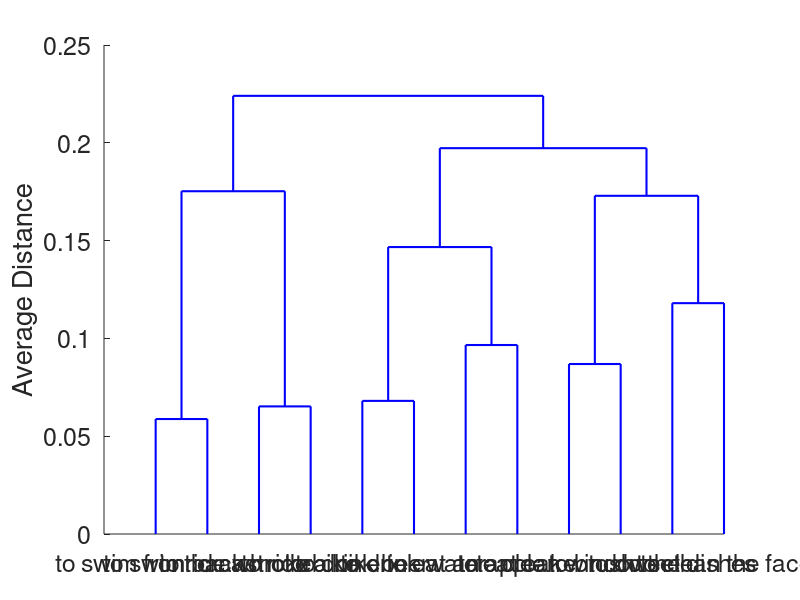

Source code (MATLAB): (Note: this script raises an error after producing the figure.)
%% Figure2. 
% plot RDM of human-rating model; 
% plot MDS of human-rating model; 
% Plot histgram of human-rating model
clc;clear;
%% load data; get dsm.mat
load('humanRating_mds.mat');
% label
nameVec={'to ride a motorbike';'to ride a bike';'to swim front crawl';...
    'to swim backstroke';'to drink beer';'to drink water';'to eat an apple';...
    'to eat cake';'to clean windows';'to brush teeth';'to do the dishes';'to clean the face'};

%% plot histgram
%% Hierarchical cluster analysis
figure
tree = linkage(dsm,'average');
H=dendrogram(tree,0,'ColorThreshold',0.176);
hylab =  ylabel('Average Distance');

for i = 1 : length(H)
    set(H(i), 'linewidth', 1.5);
end

orderOfactions = str2num(get(gca, 'xticklabel'));
set(gcf,'color','w');
fontSize=18;
set(gca, 'xticklabel', nameVec(orderOfactions),'Fontsize',fontSize);
rotateXLabels(gca, 45);
hleg=legend([H(1), H(3), H(6)],'locomotion','ingestion','cleaning','Fontsize',fontSize);
set(gca,'linewidth', 1.5)
set(gcf,'position',[0,0,1150,950])

%% plot RDM
figure;
X_sorted=dsm(orderOfactions, orderOfactions);
X_sorted=rescale(X_sorted,0,1);
f=imagesc(X_sorted);
yticks(1:1:12);
set(gca, 'xticklabel', '');
set(gca, 'yticklabel', nameVec(orderOfactions),'Fontsize',fontSize);
set(gcf,'color','w');
pbaspect([1 1 1]);
c=colorbar;
c.Label.String='Dissimilarity';
c.Label.FontSize=fontSize;
set(gcf,'position',[0,0,1500,850]);
axis square;

%% Multidimensional scaling analysis
figure;
y=cmdscale(dsm,2);
All = cmdscale(dsm);
plot(All(:,1),All(:,2),'.','LineWidth',1);
text(All(1:4,1),All(1:4,2),nameVec(1:4),'fontsize', fontSize,'color','r');
text(All(5:8,1),All(5:8,2),nameVec(5:8),'fontsize', fontSize,'color','b');
text(All(9:12,1),All(9:12,2),nameVec(9:12),'fontsize', fontSize,'color','g');
set(gca, 'xticklabel', '');
set(gca, 'yticklabel', '');
set(gcf,'color','w');
pbaspect([1 1 1]);
set(gca,'linewidth', 1.5);
set(gcf,'position',[0,0,900,850]);   